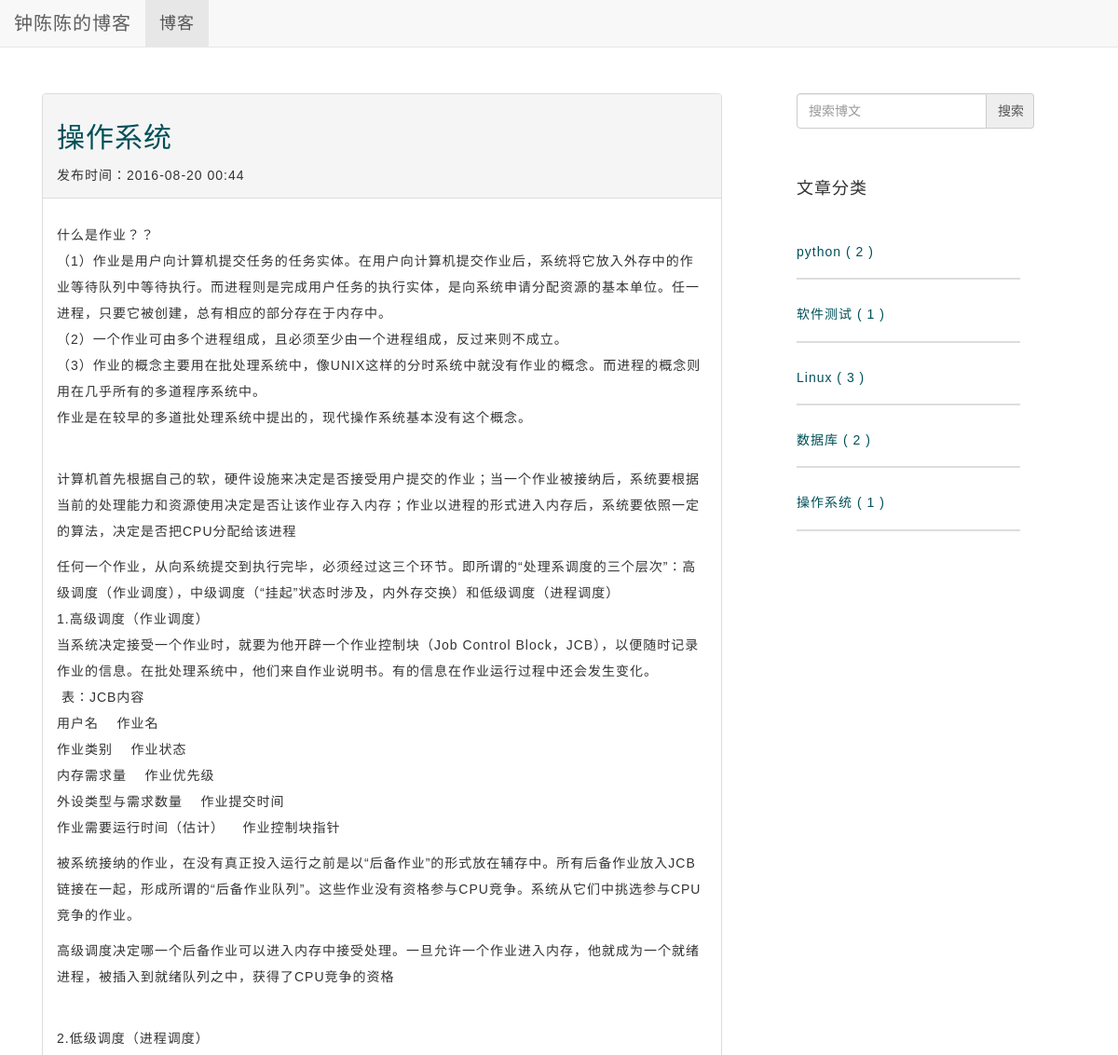
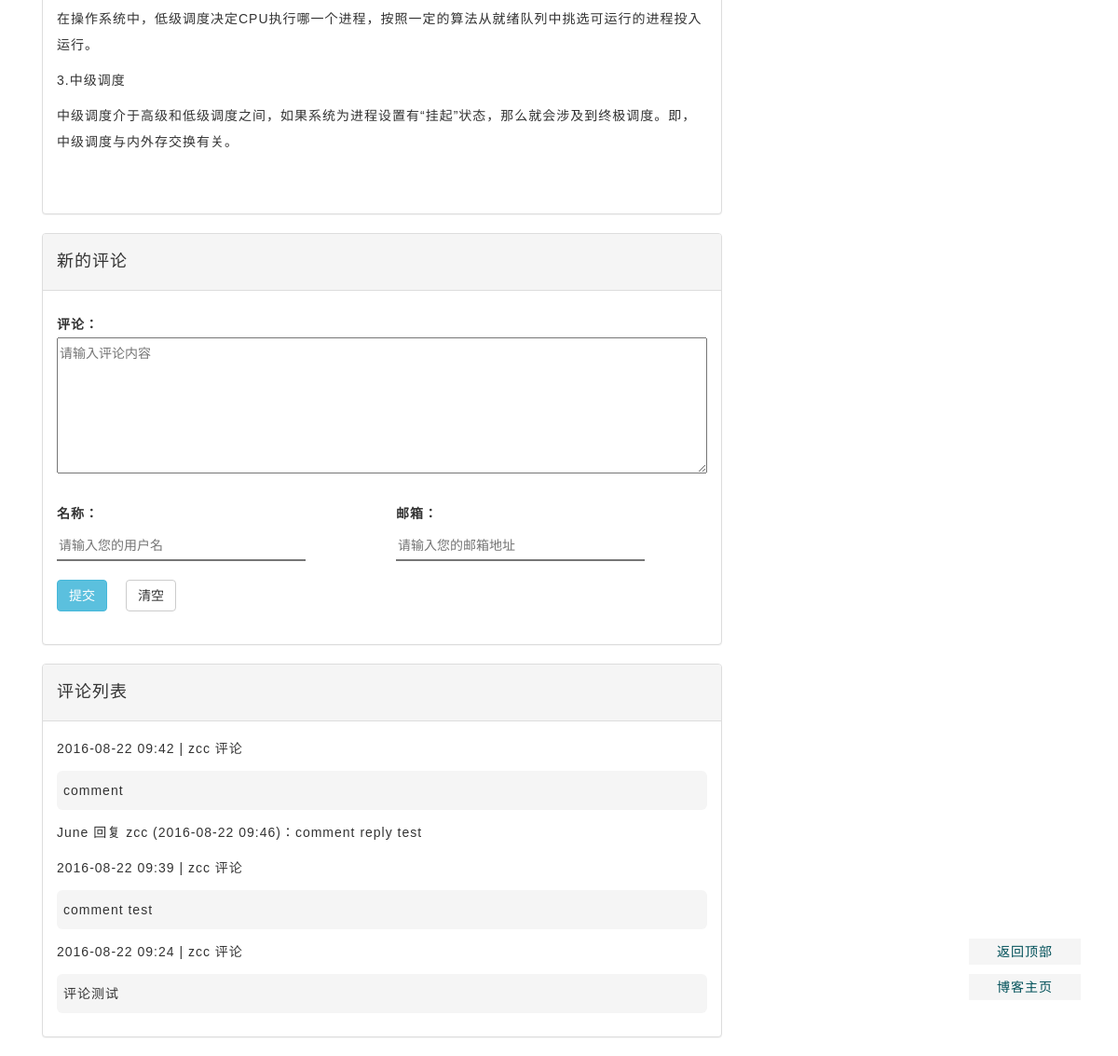
The page /blog/44/ on the database its author committed (2 pictures, top to bottom).
### blog/models.py (models this page shows, shortened)
class Blog(models.Model):
    title = models.CharField(verbose_name='Title',max_length=32)
    author = models.CharField(verbose_name='Author', max_length=16)
    content=RichTextUploadingField('Content')
    created = models.DateTimeField(verbose_name='Pub_Date', auto_now_add=True)
    category = models.ForeignKey(Category, verbose_name='Category')
    tags = models.ManyToManyField(Tag, verbose_name='Tags')

class Category(models.Model):
    name = models.CharField('名称', max_length=16)
    num=models.IntegerField(default=0,blank=True)

### django_comments/models.py (models this page shows)
class Comment(CommentAbstractModel):
    root_id = models.IntegerField(default=0)
    reply_to = models.IntegerField(default=0)
    reply_name = models.CharField(max_length=50, blank=True)
    class Meta(CommentAbstractModel.Meta):
        db_table = "django_comments"
        ordering = ('-submit_date',)

### blog/views.py (the view)
# urls.py: url(r'^(?P<blog_id>\d+)/$', views.get_detail, name='blog_get_detail'),
def get_detail(request, blog_id):
    try:
        blog = Blog.objects.get(id=blog_id)
    except Blog.DoesNotExist:
        raise Http404
    categories=Category.objects.all()
    ctx ={
            'blog': blog,
            'categories':categories,
            }
    return render(request, 'blog-detail-new.html', ctx)

### django_comments/__init__.py (called while the page is built)
def get_comment_app_name():
    return getattr(settings, 'COMMENTS_APP', DEFAULT_COMMENTS_APP)

def get_model():
    if get_comment_app_name() != DEFAULT_COMMENTS_APP and hasattr(get_comment_app(), "get_model"):
        return get_comment_app().get_model()
    else:
        from django_comments.models import Comment
        return Comment

def get_form():
    from django_comments.forms import CommentForm
    """
    Returns the comment ModelForm class.
    """
    if get_comment_app_name() != DEFAULT_COMMENTS_APP and hasattr(get_comment_app(), "get_form"):
        return get_comment_app().get_form()
    else:
        return CommentForm

### django_comments/forms.py (called while the page is built)
    def generate_security_data(self):
        timestamp = int(time.time())
        security_dict = {
            'content_type': str(self.target_object._meta),
            'object_pk': str(self.target_object._get_pk_val()),
            'timestamp': str(timestamp),
            'security_hash': self.initial_security_hash(timestamp),
        }
        return security_dict

    def initial_security_hash(self, timestamp):
        initial_security_dict = {
            'content_type': str(self.target_object._meta),
            'object_pk': str(self.target_object._get_pk_val()),
            'timestamp': str(timestamp),
        }
        return self.generate_security_hash(**initial_security_dict)

    def generate_security_hash(self, content_type, object_pk, timestamp):
        info = (content_type, object_pk, timestamp)
        key_salt = "django.contrib.forms.CommentSecurityForm"
        value = "-".join(info)
        return salted_hmac(key_salt, value).hexdigest()

### django_comments/templatetags/comments.py (called while the page is built, shortened)
@register.tag
def get_comment_list(parser, token):
    return CommentListNode.handle_token(parser, token)

@register.tag
def get_comment_form(parser, token):
    return CommentFormNode.handle_token(parser, token)

    @classmethod
    def handle_token(cls, parser, token):
        tokens = token.split_contents()
        if tokens[1] != 'for':
            raise template.TemplateSyntaxError("Second argument in %r tag must be 'for'" % tokens[0])
        if len(tokens) == 5:
            if tokens[3] != 'as':
                raise template.TemplateSyntaxError("Third argument in %r must be 'as'" % tokens[0])
            return cls(
                object_expr=parser.compile_filter(tokens[2]),
                as_varname=tokens[4],
            )
        else:
            raise template.TemplateSyntaxError("%r tag requires 4 or 5 arguments" % tokens[0])

### blog/templates/blog-detail-new.html (shortened to what this page needs)
{% extends "blog_base.html" %}
{% block head %}
{% load staticfiles %}
<link rel="stylesheet" type="text/css" href="{% static 'blog/css/base.css' %}" />
<link rel="stylesheet" type="text/css" href="{% static 'blog/css/detail.css' %}" />
{% endblock%}
{% block content %}
        <div class="panel panel-default">
                <div class="panel-heading">
                          <div class="blog_header">
                                  <a href= "{% url 'blog_get_detail' blog.id %}"><h2>{{ blog.title }}</h2></a>
                                  <span>
                                      发布时间：{{ blog.created|date:"Y-m-d H:i" }}
                                  </span>
                          </div>
                 </div>
                 <div class="panel-body">
                          <div class="blog_content">
                                  <p> {{ blog.content|safe }}</p>
                           </div>
                 </div>
        </div>
        <div class="panel panel-default">
                <div class="panel-heading">
                        <h4>新的评论</h4>
                </div>
                <div class="panel-body">
                        <div class="row">
                                 <div class="col-md-12">
                                            {% load comments %}
                                            {% get_comment_form for blog as blog_form %}
                                           <form class="form-horizontal" onsubmit="return false;" method="post" id="comment_form">
                                            <div class="control-group">
                                                <label class="control-label" for="id_comment">评论： </label>
                                                <div class="comment_form_display">
                                                    <textarea class="input-xlarge id_comment" rows="5" id="id_comment" name="comment" placeholder="请输入评论内容"></textarea>
                                                </div>
                                            </div>
                                            <div   class="control-group">
                                                     <div class="row">
                                                            <div class="col-md-6">
                                                                    <label for="id_name">名称： </label>
                                                                    <input type="text" id="id_name" class="input-xlarge id_name" name="name" placeholder="请输入您的用户名" />
                                                            </div>
                                                            <div class="col-md-6">
                                                                    <label for="id_email">邮箱： </label>
                                                                    <input class="input-xlarge id_email" id="id_email" type="email" name="email" placeholder="请输入您的邮箱地址"  />
                                                            </div>
                                                    </div>
                                            </div>
                                            <div class="control-group">
                                                    <button id="submit_btn" class="btn btn-info submit_btn">提交</button>
                                                    <button id="delete_btn" class="btn btn-default delete_btn">清空</button>
                                            </div>
                                           </form>
                                  </div>
                        </div>
                </div>
        </div>
        <div class="panel panel-default">
                <div class="panel-heading">
                      <h4>评论列表</h4>
                </div>
                <div class="panel-body" >
                        <div class="comment_list">
                                {% get_comment_list for blog as comments %}
                               {% for comment in comments %}
                               <div class="blog_comment" name="F{{comment.id}}">
                                        <p class="comment_title">
                                          {{comment.submit_date|date:"Y-m-d H:i"}}  |  {{comment.user_name}} 评论
                                        </p>
                                        <p class="comment_content"
                                         root='{{comment.id}}'
                                         role='{{comment.id}}'
                                         base='{{comment.user_name}}'>
                                         {{ comment.comment }}
                                       </p>
                                        <ul class="comment_reply">
                                        {% for reply in comment.replies %}
                                                <li root='{{reply.root_id}}'
                                                  role='{{reply.id}}'
                                                  base='{{reply.user_name}}'>
                                                  {{reply.user_name}} 回复 {{reply.reply_name}} ({{ reply.submit_date|date:"Y-m-d H:i"}})：{{ reply.comment }}
                                                </li>
                                        {% endfor %}
                                        </ul>
                               </div>
                              {% endfor %}
                        </div>
                </div>
        </div>
{% endblock %}

### blog/templates/blog_base.html (shortened to what this page needs)
<!DOCTYPE html>
<html>
<head>
        {% load staticfiles %}
        <link href="{% static 'blog/bootstrap/css/bootstrap.min.css' %}" rel="stylesheet">
     {% block head %}{% endblock %}
</head>
<body>
        <div class="navbar navbar-default navbar-fixed-top" role="navigation">
                 <div class="navbar-header">
                          <a class="navbar-brand" href="{% url 'blog_get_blogs' %}">钟陈陈的博客</a>
                 </div>
                 <div class="collapse navbar-collapse" id="example-navbar-collapse">
                         <ul class="nav navbar-nav">
                                  <li class="active">
                                           <a href="{% url 'blog_get_blogs' %}">博客</a>
                                  </li>
                         </ul>
                 </div>
        </div>
        <div class="container" id="top">
                <div class="row">
                        <div class="col-md-8">
                                 {% block content %}{% endblock %}
                        </div>
                        <div class="col-md-3 tags">
                                <form  action="{% url 'blog_search' %}" role="form" method="post">
                                        <div class="input-group">
                                             <input type="text" class="form-control" name="blog_search" placeholder="搜索博文"></input>
                                             <input  id="search-button" type="submit" class="input-group-addon" value="搜索"></input>
                                        </div>
                                </form>
                                <div class="panel panel-default">
                                        <div id="category_title" class="panel-body">
                                                <h4>文章分类</h4>
                                        </div>
                                        <div class="panel-body">
                                                <div class="category_content">
                                                        <ul>
                                                                {% for category in categories %}
                                                                <li class="category_item">
                                                                        <a href="{% url 'blog_get_category' category.id %}" >
                                                                                <h5> {{category.name}}  ( {{category.num}} )</h5>
                                                                         </a>
                                                                </li>
                                                                 {% endfor %}
                                                        </ul>
                                                </div>
                                        </div>
                                </div>
                        </div>
                </div>
        </div>
	<div class="back_to_top">
		<a href="#top" target="_self">返回顶部</a>
		<a href="{%url 'blog_get_blogs' %}" target="_self">博客主页</a>
	</div>
</body>
</html>

### blog/static/blog/css/base.css (style rules this page uses)
body { font-family: Microsoft YaHei,'宋体' , Tahoma, Helvetica, Arial, sans-serif; letter-spacing: 1px; }
a { color: #005059; }
ul ,li { list-style-type: none; padding-left: 0; }
.navbar-brand { font-size:20px; }
.navbar-nav { font-size: 18px; }
.container { font-size: 14px; line-height: 2em; margin-top: 100px; width:95%; }
.col-md-8 { margin-right: 50px; }
#search-button { display: table-cell; height:38px; width:20%; text-align: center; }
.input-group { width:100%; margin-bottom: 30px; }
.input-group .form-control { width:80%; height:38px; }
.tags .panel,.tags .panel-default { border-style:none; box-shadow: none; }
.tags .panel-body { border-style:none; padding-left: 0; }
.category_item { border-bottom-style: solid; border-bottom-width: 2px; border-bottom-color: #DDD; margin-bottom: 30px; padding-bottom: 10px; font-size:20px; }
.back_to_top { position:fixed; right:40px; bottom:50px; z-index:100; display:block; }
.back_to_top a { display:block; font-size:14px; color:##A0A0A0!important; background-color:#F5F5F5; width:120px; text-align:center; padding:4px; text-decoration:none; margin-bottom:10px; }

### blog/static/blog/css/detail.css (style rules this page uses)
.control-group { margin-bottom: 20px; }
.id_comment { width:100%!important; }
.id_name, .id_email { border-style: none; border-bottom-style:solid; border-bottom-width:2px; margin-right: 30px; width:80%; }
.submit_btn, .delete_btn { margin-right: 15px; }
.comment_content { background-color: #F5F5F5; border-radius:6px; padding:7px; }

### rows shown on the page
Blog: title "操作系统", created "2016-08-20 00:44", content "什么是作业？？ （1）作业是用户向计算机提交任务的任务实体。在用户向计算机提交作业后，系统将它放入外存中的作业等待队列中等待执行。而进程则是完成用户任务的执行实体，是向系统申请分配资源的基本单位。任一进程，只要它被创建，总有相应的部分存在于内存中。 （2）一个作业可由多个进程组成，且必须至少由一个进程组成，反过来则不成立。 （3）作业的概念主要用在批处理系统中，像UNIX这样的分时系统中就没有作业的概念。而进程的概念则用在几乎所有的多道程序系统中。 作业是在较早的多道批处理系统中提出的，现代操作系统基本没有这个概念。 计算机首先根据自己的软，硬件设施来决定是否接受用户提交的作业；当一个作业被接纳后，系统要根据当前的处理能力和资源使用决定是否让该作业存入内存；作业以进程的形式进入内存后，系统要依照一定的算法，决定是否把CPU分配给该进程 任何一个作业，从向系统提交到执行完毕，必须经过这三个环节。即所谓的“处理系调度的三个层次”：高级调度（作业调度），中级调度（“挂起”状态时涉及，内外存交换）和低级调度（进程调度） 1.高级调度（作业调度） 当系统决定接受一个作业时，就要为他开辟一个作业控制块（Job Control Block，JCB），以便随时记录作业的信息。在批处理系统中，他们来自作业说明书。有的信息在作业运行过程中还会发生变化。 表：JCB内容 用户名 作业名 作业类别 作业状态 内存需求量 作业优先级 外设类型与需求数量 作业提交时间 作业需要运行时间（估计） 作业控制块指针…"
Category: name "python", num "2"
Category: name "软件测试", num "1"
Category: name "Linux", num "3"
Category: name "数据库", num "2"
Category: name "操作系统", num "1"

### other values the page prints
{{ comment.submit_date|date:"Y-m-d H:i" }} "2016-08-22 09:42"
{{ comment.user_name }} "zcc"
{{ comment.comment }} "comment"
{{ reply.user_name }} "June"
{{ reply.reply_name }} "zcc"
{{ reply.submit_date|date:"Y-m-d H:i" }} "2016-08-22 09:46"
{{ reply.comment }} "comment reply test"
{{ comment.submit_date|date:"Y-m-d H:i" }} "2016-08-22 09:39"
{{ comment.comment }} "comment test"
{{ comment.submit_date|date:"Y-m-d H:i" }} "2016-08-22 09:24"
{{ comment.comment }} "评论测试"
